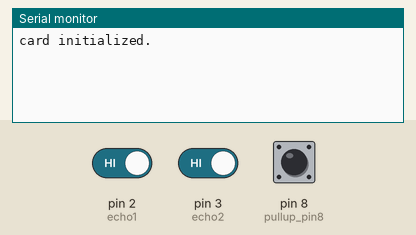
This sketch was run on a simulated Arduino Uno, built with avr-gcc and run on an emulated ATmega328P. Parts: the last lines printed to the serial monitor. The test bench sets the inputs (shaded band); at power-on: pin 8 (pullup_pin8) HIGH, pin 2 (echo1) HIGH, pin 3 (echo2) HIGH. The local clock reads 2024-03-15 10:24:30 at power-on unless the sketch sets it; storage starts empty.

Above: at 5.2 s.
5.3 s: pin 8 (pullup_pin8) pulled LOW for 0.15 s
At 6.6 s:
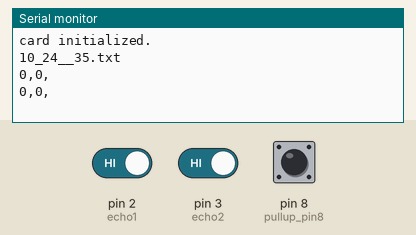
6.9 s: pin 8 (pullup_pin8) pulled LOW for 1 s
At 6.97 s:
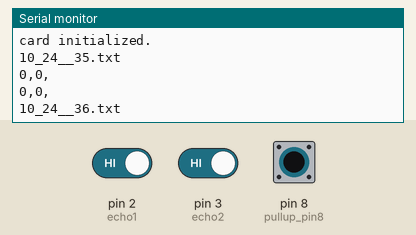

Measured:
- after the input at 5.3 s, the serial monitor: prints a new line at once (image 1)
- after the input at 6.9 s, the serial monitor: prints a new line at once (image 2)

The sketch:

apart_SDcard_save.ino
```cpp
#include "new_pulseIn.h"
#include "Direction_Detect.h"
#include <SPI.h>
#include <SD.h>
#include <DS3231.h>
DS3231  rtc(SDA, SCL);  //SDA = A4 SCL = A5
Time t;
const int chipSelect = 10; //CS = 10
String dataString = "";
String fileName = "";
extern volatile uint16_t US1_TIME;
extern volatile uint16_t US2_TIME;
unsigned long pretime=0;
unsigned long interval=20000;
extern int save_switch = 1;  // 1 for stop save data ;0 for start save data
bool writing=false;

void setup() {
  rtc.begin();
  Serial.begin(115200);
  TIMER1_Init();
 // rtc.setTime(17, 52,0 );     // Set the time to 12:00:00 (24hr format)
  pinMode(9, OUTPUT);    //output reset
  pinMode(4, OUTPUT);    //trig2
  pinMode(5, OUTPUT);    //trig1
  pinMode(2, INPUT);     //echo1
  pinMode(3, INPUT);     //echo2
  pinMode(8,INPUT_PULLUP);  //pullup pin8
  attachInterrupt(0, ISR_US1, FALLING);
  attachInterrupt(1, ISR_US2, FALLING);
  digitalWrite(9,HIGH);
  delay(2000);
  ////////////////check SD card module//////////////////
  if (!SD.begin(chipSelect)) {
    Serial.println(F("Card failed, or not present"));
    delay(2000);
    // don't do anything more:
    return;
  }
  Serial.println(F("card initialized."));
  delay(2000);
  //////////////////////////////////////////////////////

}
static inline void print_Serial_Plotter_nofiltered()
{
  Serial.print(US1_TIME);
  Serial.print(",");
  Serial.print(US2_TIME);
  Serial.print(",");
  dataString=String(US1_TIME);
  dataString += ",";
  dataString +=String(US2_TIME);
}
void loop() {
  if(millis()-pretime>interval)
  {
    pretime=millis();
    digitalWrite(9,LOW);
    delay(100);
    //Serial.print("here");
    digitalWrite(9,HIGH);
  }
  save_switch = digitalRead(8); //read switch
                //read US data
  //A_pulseIn_filter();
  //curtime=millis();
  t=rtc.getTime();
 /*
  Serial.print(int(t.hour));
  Serial.print(":");
  Serial.print(int(t.min));
  Serial.print(":");
  Serial.println(int(t.sec));
  */
  //delay(1000);
  //print_Serial_Plotter_nofiltered();
 if(save_switch){
  writing=false;
 }
 else if(int(t.min)%10==0){
      if (int(t.sec)==0){
          t=rtc.getTime();
          fileName=String(t.hour);
          fileName+=String("_");
          fileName+=String(t.min);
          fileName+=String("_");
          fileName+=String(t.sec);
          fileName.concat(".txt");
          Serial.println(fileName);
          }
      char Filename[fileName.length()+1];
      fileName.toCharArray(Filename,sizeof(Filename));
      writing=true;
      File dataFile = SD.open(Filename, FILE_WRITE);
      new_pulseIn();
      print_Serial_Plotter_nofiltered();
      if (dataFile) {
          dataFile.println(dataString);
          dataFile.close();
      }
 }
 else{
    if(writing==false){
       t=rtc.getTime();
       fileName=String(t.hour);
       fileName+=String("_");
       fileName+=String(t.min);
       fileName+=String("_");
       fileName+=String("_");
       fileName+=String(t.sec);

       fileName.concat(".txt");
       Serial.println(fileName);
    }
    char Filename[fileName.length()+1];
    fileName.toCharArray(Filename,sizeof(Filename));
    writing=true;
    File dataFile = SD.open(Filename, FILE_WRITE);
    new_pulseIn();
    print_Serial_Plotter_nofiltered();
    if (dataFile) {
       dataFile.println(dataString);
       dataFile.close();
    }
 }
  Serial.println();
}
```

Direction_Detect.h
```cpp
#if !defined(_DIRECTION_DETECT_H)
#define _DIRECTION_DETECT_H

#define Direction_Undefined 0x0
#define Direction_Leave    0x1
#define Direction_Stay     0x2

/* US1 : echo : 2，頭側
 * US2 : echo : 3，尾側
 */

/* TODO:
 *  1. US1 & US2大於0 ---> US1比US2早結束 ---> US2結束 ---> 0 ---> 判定為尾側
 *                   |-> US2比US1早結束or同時結束 ---> US2結束 ---> 0 ---> 判定為頭側
 *                   |-> US1比US2早結束 ---> US1在US2結束前開始 ---> US1先結束 ---> 0 ---> 判定為尾側
 *                                                            |-> US2先結束or同時 ---> 0 ---> 判定為頭側
 *                   |-> US2比US1早結束 ---> US2在US1結束前開始 ---> US1先結束 ---> 0 ---> 判定為尾側
 *                                                            |-> US2先結束or同時 ---> 0 ---> 判定為頭側
 *  2. US1 or US2大於0 ---> ignore
 */

extern volatile uint16_t US1_TIME;
extern volatile uint16_t US2_TIME;
extern uint16_t US1_TIME_filtered;
extern uint16_t US2_TIME_filtered;

/* declare global var */
static uint16_t US1_TIME_filtered_last = 0;
static uint16_t US2_TIME_filtered_last = 0;
/* 0表示前次Update_Direction_available()回傳的結果是false；1表示前次回傳的結果是true，並會在Update_Direction_available()下一次執行時變回0e。 */
static uint8_t last_Update_Direction_available = 0;

/* exported function */
/* 在S1跟US2都為LOW之前，回傳上次的結果；若US1跟US2都為LOW，則回傳這次的結果。 */
static inline uint8_t Get_Direction();

/* local function */
/* 若2個US都還沒有變成0，回傳false；若2個US都為0，且上一次的結果不為0，則回傳true；若2個US都為0，且上一次的結果為0，則回false。 */
static inline boolean Update_Direction_available();
/* 檢查是否有發生US1跟US2同時為High的情況。若有，回傳true；維持true，直到last_Update_Direction_available = 1時回傳false(代表方向已經重新更新) */
static inline boolean Check_Overlap_Happen();

static uint8_t Last_Direction = Direction_Undefined;
static inline uint8_t Get_Direction()
{
  /* 結果有更新，因此取得新的移動方向 */
  if(Update_Direction_available()) {
    /*  判斷US1 or US2哪個比較晚結束
     *  三種情況 :
     *  1. US2_TIME_filtered_last = 0 --> US1較晚結束 --> Stay
     *  2. US1_TIME_filtered_last = 0 --> US2較晚結束 --> Leave
     *  3. US1_TIME_filtered_last & US2_TIME_filtered_last != 0 --> US1跟US2同時結束 --> 判定為US1較晚結束
     */
    if(US2_TIME_filtered_last == 0) Last_Direction = Direction_Stay;
    else if(US1_TIME_filtered_last == 0) Last_Direction = Direction_Leave;
    else if(US1_TIME_filtered_last || US2_TIME_filtered_last) Last_Direction = Direction_Stay;
    else Last_Direction = Direction_Undefined;
  }
  return Last_Direction;
}

static boolean Overlap_Happen = false;  /* 確認是否有發生US1跟US2同時為High的情況，有的話才視作有效。 */
static inline boolean Check_Overlap_Happen()
{
  if(US1_TIME_filtered && US2_TIME_filtered) Overlap_Happen = true;
  return Overlap_Happen;
}

static inline boolean Update_Direction_available()
{
  /* check overlap happen */
  if(Check_Overlap_Happen() == false) return false;
  /* 檢驗2個US是不是0，不是則回傳false */
  if(US1_TIME_filtered || US2_TIME_filtered) {

    /* 紀錄最後一次的US1_TIME_filtered跟US2_TIME_filtered */
    US1_TIME_filtered_last = US1_TIME_filtered;
    US2_TIME_filtered_last = US2_TIME_filtered;

    last_Update_Direction_available = 0;
    return false;
  }

  /* 檢驗上一次呼叫函數的結果是不是1，若是，表示已經更新過方向了，所以回傳false */
  if(last_Update_Direction_available) {
    Overlap_Happen = false;
    return false;
  }

  /* 檢驗上一次呼叫函數的結果是不是0，若是，表示還沒更新過方向了，所以回傳true */
  else {
    last_Update_Direction_available++;
    return true;
  }
}

#endif
```

new_pulseIn.h
```cpp
#if !defined(_NEW_PULSEIN_H)
#define _NEW_PULSEIN_H

/* 負責超聲波取樣相關的函數
 * exported function :
 *  TIMER1_Init() : 初始化Timer相關設定。
 *  new_pulseIn() : 將US1跟US2的量測結果存放於US1_TIME跟US2_TIME全域變數中。執行時間約為55ms。
 *  new_pulseIn_filter() : 將量測結果濾波後儲存於US1_TIME_filtered跟US1_TIME_filtered全域變數中。
 *                      濾波方式 : 當US_TIME大於0時，US_TIME_filtered=US_TIME;
 *                                 當US_TIME等於於0時，US_TIME_filtered維持舊值，直到接收SUCCESS_ZEROS個0才變成0。
 * local function :
 *  TRIGHIGH :
 *  TRIGLOW :
 *  measure_Init() :
 */
//assume the velocity of sound is between 331+0.6*T = 346 m/s (T=25) and 343 m/s (T=20)
#define TRIGHIGH1  (PORTD |=  0b00100000)  // 將PD5腳位設為HIGH
#define TRIGHIGH2  (PORTD |=  0b00010000)  // 將PD4腳位設為HIGH
#define TRIGLOW1   (PORTD &= ~0b00100000)  // 將PD5腳位設為LOW
#define TRIGLOW2   (PORTD &= ~0b00010000)  // 將PD4腳位設為LOW
static volatile uint16_t overflowcounter;
static volatile uint16_t Is_in_while_loop;
volatile uint16_t US1_TIME;
volatile uint16_t US2_TIME;
static inline void TIMER1_Init();
static inline void measure_Init();
static inline void new_pulseIn();
/* 初始化TIMER1 */
static inline void TIMER1_Init()
{
  noInterrupts();          // disable all interrupts
  TCCR1A = 0;              // TCCR1A Reset
  TCCR1B = 0;              // TCCR1B Reset
  TCNT1 = 0;

  TCCR1B |= (1 << CS10);    // no prescaler
  TIMSK1 |= (1 << TOIE1);   // enable timer overflow interrupt

  interrupts();             // enable all interrupts
}

/* 量測前將TCNT1跟overflowcounter歸零 */
static inline void measure_Init1()
{
  TCNT1 = 0;
  overflowcounter = 0;
  Is_in_while_loop = 1;
  US1_TIME = 0;
  //US2_TIME = 0;
}
static inline void measure_Init2()
{
  TCNT1 = 0;
  overflowcounter = 0;
  Is_in_while_loop = 1;
  //US1_TIME = 0;
  US2_TIME = 0;
}

/* 新的pulseIn，可同時量測兩個hc_sr05的脈波長 */
static inline void new_pulseIn()
{
  TRIGHIGH1;
  delayMicroseconds(30);
  TRIGLOW1;
   measure_Init1();
  do {
    if(overflowcounter) {
      Is_in_while_loop = 0;
      break;
    }
  } while(1);
  delay(30);
  TRIGHIGH2;
  delayMicroseconds(30);
  TRIGLOW2;
   measure_Init2();
  //delayMicroseconds(250);
  do {
    if(overflowcounter) {
      Is_in_while_loop = 0;
      break;
    }
  } while(1);
  delay(30);
}
void ISR_US1()
{
  /* 紀錄US1的falling時間 */
  US1_TIME = TCNT1 * Is_in_while_loop;
}

void ISR_US2()
{
  /* 紀錄US2的falling時間 */
  US2_TIME = TCNT1 * Is_in_while_loop;
}

ISR (TIMER1_OVF_vect)
{
  /* 紀錄overflow發生的次數，並將TCNT1歸零 */
  TCNT1 = 0;
  overflowcounter++;
}

#endif
```
